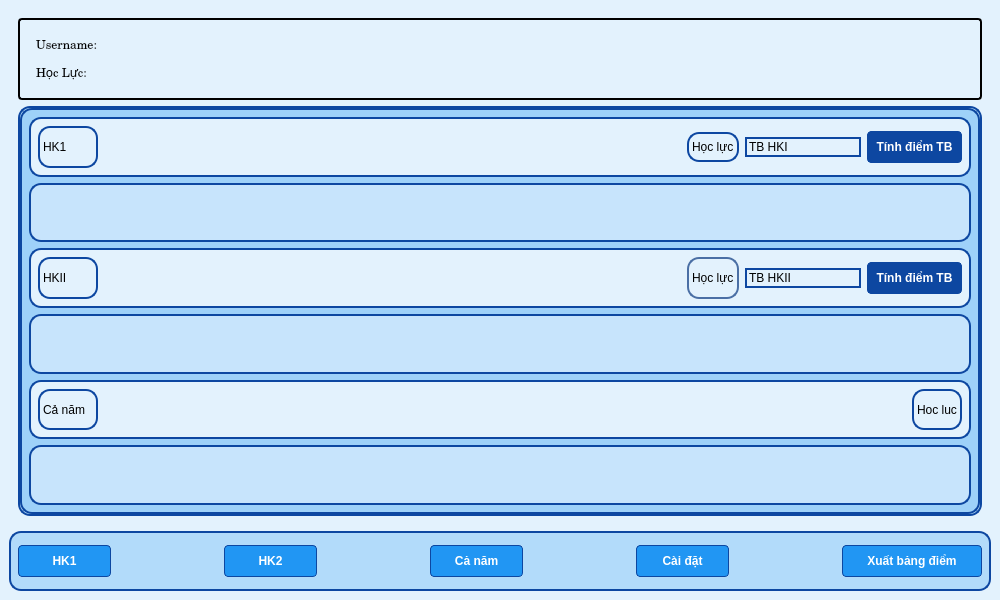
<?xml version="1.0" encoding="UTF-8"?>
<ui version="4.0">
 <class>MainWindow</class>
 <widget class="QMainWindow" name="MainWindow">
  <property name="geometry">
   <rect>
    <x>0</x>
    <y>0</y>
    <width>1000</width>
    <height>600</height>
   </rect>
  </property>
  <property name="minimumSize">
   <size>
    <width>1000</width>
    <height>600</height>
   </size>
  </property>
  <property name="maximumSize">
   <size>
    <width>1000</width>
    <height>600</height>
   </size>
  </property>
  <property name="windowTitle">
   <string>MainWindow</string>
  </property>
  <property name="styleSheet">
   <string notr="true">background-color: rgb(227, 242, 253);</string>
  </property>
  <widget class="QWidget" name="centralwidget">
   <property name="styleSheet">
    <string notr="true">background-color: rgb(227, 242, 253);</string>
   </property>
   <layout class="QVBoxLayout" name="bo_cuc_doc">
    <item>
     <widget class="QWidget" name="khung_chinh" native="true">
      <property name="font">
       <font>
        <family>Century</family>
        <stylestrategy>PreferDefault</stylestrategy>
       </font>
      </property>
      <layout class="QVBoxLayout" name="bo_cuc_doc_7">
       <item>
        <widget class="QWidget" name="thanh_thong_tin" native="true">
         <property name="styleSheet">
          <string notr="true">#thanh_thong_tin {
    background-color: #E3F2FD; 
    border: 2px solid E3F2FD; 
    border-radius: 4px;    
}   </string>
         </property>
         <layout class="QHBoxLayout" name="bo_cuc_ngang">
          <item>
           <widget class="QWidget" name="khung_thong_tin" native="true">
            <property name="styleSheet">
             <string notr="true">#widget_5 {
	color: #000000;
    border: 2px solid #1B5E20;
    border-radius: 12px;
    background-color: rgba(165, 214, 167, 150);
}</string>
            </property>
            <layout class="QVBoxLayout" name="bo_cuc_doc_2">
             <item>
              <widget class="QLabel" name="ten_nguoi_dung">
               <property name="font">
                <font>
                 <family>Century</family>
                </font>
               </property>
               <property name="styleSheet">
                <string notr="true"/>
               </property>
               <property name="text">
                <string>Username:</string>
               </property>
              </widget>
             </item>
             <item>
              <widget class="QLabel" name="hoc_luc_tong">
               <property name="font">
                <font>
                 <family>Century</family>
                </font>
               </property>
               <property name="styleSheet">
                <string notr="true"/>
               </property>
               <property name="text">
                <string>Học Lực:</string>
               </property>
              </widget>
             </item>
            </layout>
           </widget>
          </item>
         </layout>
        </widget>
       </item>
       <item>
        <widget class="QScrollArea" name="vung_cuon">
         <property name="minimumSize">
          <size>
           <width>0</width>
           <height>410</height>
          </size>
         </property>
         <property name="maximumSize">
          <size>
           <width>16777215</width>
           <height>410</height>
          </size>
         </property>
         <property name="styleSheet">
          <string notr="true">
    border: 2px solid #0D47A1;
    border-radius: 12px;
   background-color: rgba(144, 202, 249, 150);;;
</string>
         </property>
         <property name="widgetResizable">
          <bool>true</bool>
         </property>
         <widget class="QWidget" name="noi_dung_cuon">
          <property name="geometry">
           <rect>
            <x>0</x>
            <y>0</y>
            <width>952</width>
            <height>406</height>
           </rect>
          </property>
          <layout class="QVBoxLayout" name="bo_cuc_doc_3">
           <item>
            <widget class="QWidget" name="tieu_de_hk1" native="true">
             <property name="styleSheet">
              <string notr="true">background-color: rgb(0, 96, 96);
background-color: rgb(227, 242, 253);
color: rgb(255, 255, 255);</string>
             </property>
             <layout class="QHBoxLayout" name="bo_cuc_ngang_29">
              <item>
               <widget class="QLabel" name="nhan_hk1">
                <property name="sizePolicy">
                 <sizepolicy hsizetype="Preferred" vsizetype="Preferred">
                  <horstretch>0</horstretch>
                  <verstretch>0</verstretch>
                 </sizepolicy>
                </property>
                <property name="minimumSize">
                 <size>
                  <width>60</width>
                  <height>0</height>
                 </size>
                </property>
                <property name="maximumSize">
                 <size>
                  <width>60</width>
                  <height>16777215</height>
                 </size>
                </property>
                <property name="styleSheet">
                 <string notr="true">color: rgb(0, 0, 0);</string>
                </property>
                <property name="text">
                 <string>HK1</string>
                </property>
               </widget>
              </item>
              <item>
               <spacer name="khoang_trong_ngang_33">
                <property name="orientation">
                 <enum>Qt::Horizontal</enum>
                </property>
                <property name="sizeHint" stdset="0">
                 <size>
                  <width>40</width>
                  <height>20</height>
                 </size>
                </property>
               </spacer>
              </item>
              <item>
               <spacer name="khoang_trong_ngang_34">
                <property name="orientation">
                 <enum>Qt::Horizontal</enum>
                </property>
                <property name="sizeHint" stdset="0">
                 <size>
                  <width>40</width>
                  <height>20</height>
                 </size>
                </property>
               </spacer>
              </item>
              <item>
               <spacer name="khoang_trong_ngang_35">
                <property name="orientation">
                 <enum>Qt::Horizontal</enum>
                </property>
                <property name="sizeHint" stdset="0">
                 <size>
                  <width>40</width>
                  <height>20</height>
                 </size>
                </property>
               </spacer>
              </item>
              <item>
               <spacer name="khoang_trong_ngang_36">
                <property name="orientation">
                 <enum>Qt::Horizontal</enum>
                </property>
                <property name="sizeHint" stdset="0">
                 <size>
                  <width>40</width>
                  <height>20</height>
                 </size>
                </property>
               </spacer>
              </item>
              <item>
               <spacer name="khoang_trong_ngang_37">
                <property name="orientation">
                 <enum>Qt::Horizontal</enum>
                </property>
                <property name="sizeHint" stdset="0">
                 <size>
                  <width>40</width>
                  <height>20</height>
                 </size>
                </property>
               </spacer>
              </item>
              <item>
               <widget class="QLabel" name="hoc_luc_hk1">
                <property name="minimumSize">
                 <size>
                  <width>0</width>
                  <height>30</height>
                 </size>
                </property>
                <property name="maximumSize">
                 <size>
                  <width>16777215</width>
                  <height>30</height>
                 </size>
                </property>
                <property name="styleSheet">
                 <string notr="true">color: rgb(0, 0, 0);</string>
                </property>
                <property name="text">
                 <string>Học lực</string>
                </property>
               </widget>
              </item>
              <item>
               <widget class="QLineEdit" name="o_tb_hk1">
                <property name="styleSheet">
                 <string notr="true">color: rgb(0, 0, 0);</string>
                </property>
                <property name="text">
                 <string>TB HKI</string>
                </property>
               </widget>
              </item>
              <item>
               <widget class="QPushButton" name="nut_tinh_hk1">
                <property name="minimumSize">
                 <size>
                  <width>95</width>
                  <height>32</height>
                 </size>
                </property>
                <property name="maximumSize">
                 <size>
                  <width>95</width>
                  <height>16777215</height>
                 </size>
                </property>
                <property name="font">
                 <font>
                  <pointsize>-1</pointsize>
                  <weight>75</weight>
                  <bold>true</bold>
                 </font>
                </property>
                <property name="styleSheet">
                 <string notr="true">#nut_tinh_hk1 {
    background-color: #0D47A1; 
    color: #ffffff;              
    border: 1px solid #0D47A1; 
    border-radius: 4px;
    
    min-height: 30px;     /* Bằng chiều cao nút trên cho đều */
    font-size: 12px;
    font-weight: bold;
}
#nut_tinh_hk1:hover {
    background-color: #90CAF9;
}</string>
                </property>
                <property name="text">
                 <string>Tính điểm TB</string>
                </property>
               </widget>
              </item>
             </layout>
            </widget>
           </item>
           <item>
            <widget class="QWidget" name="ds_mon_hk1" native="true">
             <property name="styleSheet">
              <string notr="true">background-color: rgba(227, 242, 253, 150);</string>
             </property>
             <layout class="QVBoxLayout" name="bo_cuc_doc_13"/>
            </widget>
           </item>
           <item>
            <widget class="QWidget" name="tieu_de_hk2" native="true">
             <property name="styleSheet">
              <string notr="true">background-color: rgb(0, 96, 96);
background-color: rgb(227, 242, 253);
color: rgb(255, 255, 255);</string>
             </property>
             <layout class="QHBoxLayout" name="bo_cuc_ngang_42">
              <item>
               <widget class="QLabel" name="nhan_hk2">
                <property name="minimumSize">
                 <size>
                  <width>60</width>
                  <height>0</height>
                 </size>
                </property>
                <property name="styleSheet">
                 <string notr="true">color: rgb(0, 0, 0);</string>
                </property>
                <property name="text">
                 <string>HKII</string>
                </property>
               </widget>
              </item>
              <item>
               <spacer name="khoang_trong_ngang_52">
                <property name="orientation">
                 <enum>Qt::Horizontal</enum>
                </property>
                <property name="sizeHint" stdset="0">
                 <size>
                  <width>40</width>
                  <height>20</height>
                 </size>
                </property>
               </spacer>
              </item>
              <item>
               <spacer name="khoang_trong_ngang_53">
                <property name="orientation">
                 <enum>Qt::Horizontal</enum>
                </property>
                <property name="sizeHint" stdset="0">
                 <size>
                  <width>40</width>
                  <height>20</height>
                 </size>
                </property>
               </spacer>
              </item>
              <item>
               <spacer name="khoang_trong_ngang_54">
                <property name="orientation">
                 <enum>Qt::Horizontal</enum>
                </property>
                <property name="sizeHint" stdset="0">
                 <size>
                  <width>40</width>
                  <height>20</height>
                 </size>
                </property>
               </spacer>
              </item>
              <item>
               <spacer name="khoang_trong_ngang_55">
                <property name="orientation">
                 <enum>Qt::Horizontal</enum>
                </property>
                <property name="sizeHint" stdset="0">
                 <size>
                  <width>40</width>
                  <height>20</height>
                 </size>
                </property>
               </spacer>
              </item>
              <item>
               <spacer name="khoang_trong_ngang_56">
                <property name="orientation">
                 <enum>Qt::Horizontal</enum>
                </property>
                <property name="sizeHint" stdset="0">
                 <size>
                  <width>40</width>
                  <height>20</height>
                 </size>
                </property>
               </spacer>
              </item>
              <item>
               <widget class="QLabel" name="hoc_luc_hk2">
                <property name="styleSheet">
                 <string notr="true">border: 2px solid #4A6FA5;
color: rgb(0, 0, 0);</string>
                </property>
                <property name="text">
                 <string>Học lực</string>
                </property>
               </widget>
              </item>
              <item>
               <widget class="QLineEdit" name="o_tb_hk2">
                <property name="styleSheet">
                 <string notr="true">color: rgb(0, 0, 0);</string>
                </property>
                <property name="text">
                 <string>TB HKII</string>
                </property>
               </widget>
              </item>
              <item>
               <widget class="QPushButton" name="nut_tinh_hk2">
                <property name="minimumSize">
                 <size>
                  <width>95</width>
                  <height>32</height>
                 </size>
                </property>
                <property name="maximumSize">
                 <size>
                  <width>95</width>
                  <height>16777215</height>
                 </size>
                </property>
                <property name="font">
                 <font>
                  <pointsize>-1</pointsize>
                  <weight>75</weight>
                  <bold>true</bold>
                 </font>
                </property>
                <property name="styleSheet">
                 <string notr="true">#nut_tinh_hk2 {
    background-color: #0D47A1; 
    color: #ffffff;              
    border: 1px solid #0D47A1; 
    border-radius: 4px;
    
    min-height: 30px;     /* Bằng chiều cao nút trên cho đều */
    font-size: 12px;
    font-weight: bold;
}
#nut_tinh_hk2:hover {
    background-color: #90CAF9;
}</string>
                </property>
                <property name="text">
                 <string>Tính điểm TB</string>
                </property>
               </widget>
              </item>
             </layout>
            </widget>
           </item>
           <item>
            <widget class="QWidget" name="ds_mon_hk2" native="true">
             <property name="styleSheet">
              <string notr="true">background-color: rgba(227, 242, 253, 150);</string>
             </property>
             <layout class="QVBoxLayout" name="bo_cuc_doc_15"/>
            </widget>
           </item>
           <item>
            <widget class="QWidget" name="tieu_de_ca_nam" native="true">
             <property name="styleSheet">
              <string notr="true">background-color: rgb(0, 96, 96);
background-color: rgb(227, 242, 253);
color: rgb(255, 255, 255);</string>
             </property>
             <layout class="QHBoxLayout" name="bo_cuc_ngang_55">
              <item>
               <widget class="QLabel" name="nhan_ca_nam">
                <property name="minimumSize">
                 <size>
                  <width>60</width>
                  <height>0</height>
                 </size>
                </property>
                <property name="styleSheet">
                 <string notr="true">color: rgb(0, 0, 0);</string>
                </property>
                <property name="text">
                 <string>Cả năm</string>
                </property>
               </widget>
              </item>
              <item>
               <spacer name="khoang_trong_ngang_70">
                <property name="orientation">
                 <enum>Qt::Horizontal</enum>
                </property>
                <property name="sizeHint" stdset="0">
                 <size>
                  <width>40</width>
                  <height>20</height>
                 </size>
                </property>
               </spacer>
              </item>
              <item>
               <spacer name="khoang_trong_ngang_71">
                <property name="orientation">
                 <enum>Qt::Horizontal</enum>
                </property>
                <property name="sizeHint" stdset="0">
                 <size>
                  <width>40</width>
                  <height>20</height>
                 </size>
                </property>
               </spacer>
              </item>
              <item>
               <spacer name="khoang_trong_ngang_72">
                <property name="orientation">
                 <enum>Qt::Horizontal</enum>
                </property>
                <property name="sizeHint" stdset="0">
                 <size>
                  <width>40</width>
                  <height>20</height>
                 </size>
                </property>
               </spacer>
              </item>
              <item>
               <spacer name="khoang_trong_ngang_73">
                <property name="orientation">
                 <enum>Qt::Horizontal</enum>
                </property>
                <property name="sizeHint" stdset="0">
                 <size>
                  <width>40</width>
                  <height>20</height>
                 </size>
                </property>
               </spacer>
              </item>
              <item>
               <spacer name="khoang_trong_ngang_74">
                <property name="orientation">
                 <enum>Qt::Horizontal</enum>
                </property>
                <property name="sizeHint" stdset="0">
                 <size>
                  <width>40</width>
                  <height>20</height>
                 </size>
                </property>
               </spacer>
              </item>
              <item>
               <widget class="QLabel" name="hoc_luc_ca_nam">
                <property name="styleSheet">
                 <string notr="true">color: rgb(0, 0, 0);</string>
                </property>
                <property name="text">
                 <string>Hoc luc</string>
                </property>
               </widget>
              </item>
             </layout>
            </widget>
           </item>
           <item>
            <widget class="QWidget" name="ds_mon_ca_nam" native="true">
             <property name="styleSheet">
              <string notr="true">background-color: rgba(227, 242, 253, 150);</string>
             </property>
             <layout class="QVBoxLayout" name="bo_cuc_doc_17"/>
            </widget>
           </item>
          </layout>
         </widget>
        </widget>
       </item>
      </layout>
     </widget>
    </item>
    <item>
     <widget class="QWidget" name="thanh_cong_cu" native="true">
      <property name="minimumSize">
       <size>
        <width>0</width>
        <height>60</height>
       </size>
      </property>
      <property name="maximumSize">
       <size>
        <width>16777215</width>
        <height>60</height>
       </size>
      </property>
      <property name="styleSheet">
       <string notr="true">#thanh_cong_cu {
    border: 2px solid #0D47A1;
    border-radius: 12px;
   background-color: rgba(144, 202, 249, 150);;;
}</string>
      </property>
      <layout class="QHBoxLayout" name="bo_cuc_ngang_28">
       <item>
        <widget class="QPushButton" name="nut_hk1">
         <property name="minimumSize">
          <size>
           <width>93</width>
           <height>32</height>
          </size>
         </property>
         <property name="maximumSize">
          <size>
           <width>93</width>
           <height>32</height>
          </size>
         </property>
         <property name="styleSheet">
          <string notr="true">#nut_hk1 {
    background-color: #2196F3; 
    color: #ffffff;              
    border: 1px solid #0D47A1; 
    border-radius: 4px;
    
    min-height: 30px;     /* Bằng chiều cao nút trên cho đều */
    font-size: 12px;
    font-weight: bold;
}
#nut_hk1:hover {
    background-color: #90CAF9;
}</string>
         </property>
         <property name="text">
          <string>HK1</string>
         </property>
        </widget>
       </item>
       <item>
        <spacer name="khoang_trong_ngang_49">
         <property name="orientation">
          <enum>Qt::Horizontal</enum>
         </property>
         <property name="sizeHint" stdset="0">
          <size>
           <width>40</width>
           <height>20</height>
          </size>
         </property>
        </spacer>
       </item>
       <item>
        <widget class="QPushButton" name="nut_hk2">
         <property name="minimumSize">
          <size>
           <width>93</width>
           <height>32</height>
          </size>
         </property>
         <property name="maximumSize">
          <size>
           <width>93</width>
           <height>32</height>
          </size>
         </property>
         <property name="styleSheet">
          <string notr="true">#nut_hk2 {
    background-color: #2196F3; 
    color: #ffffff;              
    border: 1px solid #0D47A1; 
    border-radius: 4px;
    
    min-height: 30px;     /* Bằng chiều cao nút trên cho đều */
    font-size: 12px;
    font-weight: bold;
}
#nut_hk2:hover {
    background-color: #90CAF9;
}</string>
         </property>
         <property name="text">
          <string>HK2</string>
         </property>
        </widget>
       </item>
       <item>
        <spacer name="khoang_trong_ngang_50">
         <property name="orientation">
          <enum>Qt::Horizontal</enum>
         </property>
         <property name="sizeHint" stdset="0">
          <size>
           <width>40</width>
           <height>20</height>
          </size>
         </property>
        </spacer>
       </item>
       <item>
        <widget class="QPushButton" name="nut_ca_nam">
         <property name="minimumSize">
          <size>
           <width>93</width>
           <height>32</height>
          </size>
         </property>
         <property name="maximumSize">
          <size>
           <width>93</width>
           <height>32</height>
          </size>
         </property>
         <property name="styleSheet">
          <string notr="true">#nut_ca_nam {
    background-color: #2196F3; 
    color: #ffffff;              
    border: 1px solid #0D47A1; 
    border-radius: 4px;
    
    min-height: 30px;     /* Bằng chiều cao nút trên cho đều */
    font-size: 12px;
    font-weight: bold;
}
#nut_ca_nam:hover {
    background-color: #90CAF9;
}</string>
         </property>
         <property name="text">
          <string>Cả năm</string>
         </property>
        </widget>
       </item>
       <item>
        <spacer name="khoang_trong_ngang_51">
         <property name="orientation">
          <enum>Qt::Horizontal</enum>
         </property>
         <property name="sizeHint" stdset="0">
          <size>
           <width>40</width>
           <height>20</height>
          </size>
         </property>
        </spacer>
       </item>
       <item>
        <widget class="QPushButton" name="nut_cai_dat">
         <property name="minimumSize">
          <size>
           <width>93</width>
           <height>32</height>
          </size>
         </property>
         <property name="maximumSize">
          <size>
           <width>93</width>
           <height>16777215</height>
          </size>
         </property>
         <property name="styleSheet">
          <string notr="true">#nut_cai_dat {
    background-color: #2196F3; 
    color: #ffffff;              
    border: 1px solid #0D47A1; 
    border-radius: 4px;
    
    min-height: 30px;     /* Bằng chiều cao nút trên cho đều */
    font-size: 12px;
    font-weight: bold;
}
#nut_cai_dat:hover {
    background-color: #90CAF9;
}</string>
         </property>
         <property name="text">
          <string>Cài đặt</string>
         </property>
        </widget>
       </item>
       <item>
        <spacer name="khoang_trong_ngang_99">
         <property name="orientation">
          <enum>Qt::Horizontal</enum>
         </property>
         <property name="sizeHint" stdset="0">
          <size>
           <width>40</width>
           <height>20</height>
          </size>
         </property>
        </spacer>
       </item>
       <item>
        <widget class="QPushButton" name="nut_xuat_bang_diem">
         <property name="minimumSize">
          <size>
           <width>140</width>
           <height>32</height>
          </size>
         </property>
         <property name="maximumSize">
          <size>
           <width>140</width>
           <height>16777215</height>
          </size>
         </property>
         <property name="styleSheet">
          <string notr="true">#nut_xuat_bang_diem {
    background-color: #2196F3; 
    color: #ffffff;              
    border: 1px solid #0D47A1; 
    border-radius: 4px;
    
    min-height: 30px;     /* Bằng chiều cao nút trên cho đều */
    font-size: 12px;
    font-weight: bold;
}
#nut_xuat_bang_diem:hover {
    background-color: #90CAF9;
}</string>
         </property>
         <property name="text">
          <string>Xuất bảng điểm</string>
         </property>
        </widget>
       </item>
      </layout>
     </widget>
    </item>
   </layout>
  </widget>
 </widget>
 <resources/>
 <connections/>
</ui>
